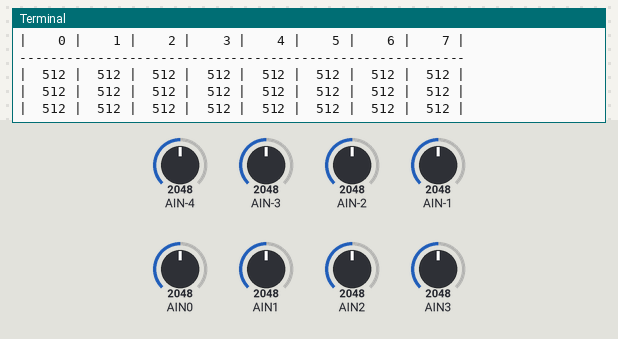
Recording of a program running on a simulated BeagleBone Black. Shown: the last lines printed to the terminal. Inputs (shaded band) come from the test bench; at power-on: AIN-4 = 2048, AIN-3 = 2048, AIN-2 = 2048, AIN-1 = 2048, AIN0 = 2048, AIN1 = 2048, AIN2 = 2048, AIN3 = 2048 (analog values on the 0–4095 scale).

Above: at 1.2 s.
1.3 s: AIN-4 set to 122
At 1.9 s:
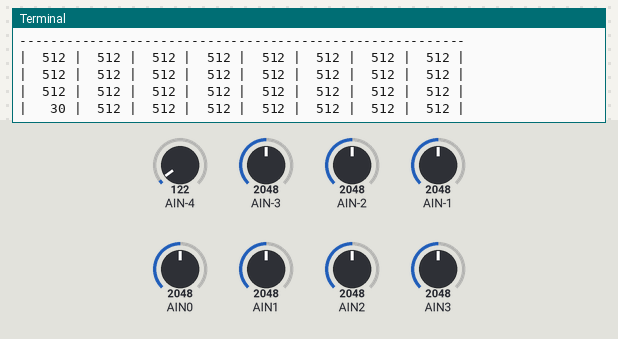
3.0 s: AIN-3 set to 122
At 3.4 s:
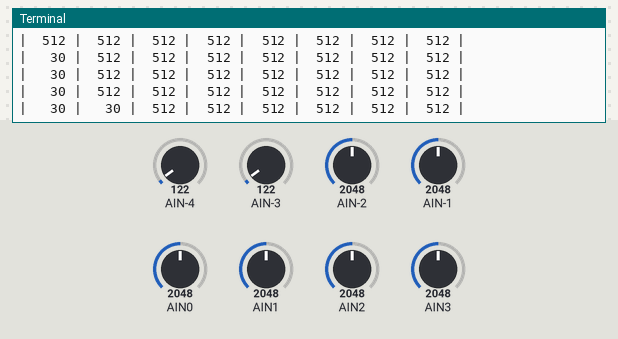
4.5 s: AIN-2 set to 122
At 4.9 s:
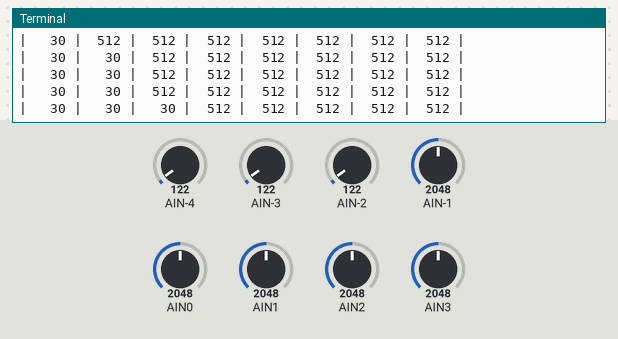
6.0 s: AIN-1 set to 122
At 6.4 s:
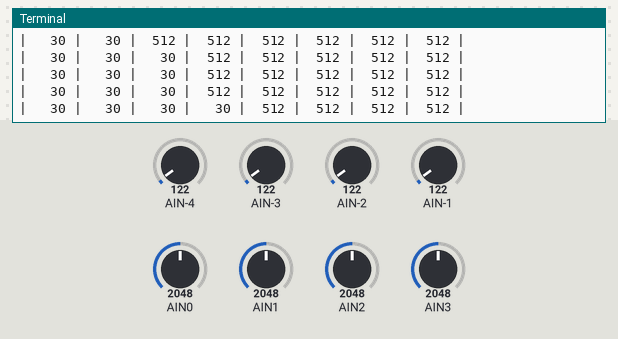
7.5 s: AIN0 set to 122
At 7.9 s:
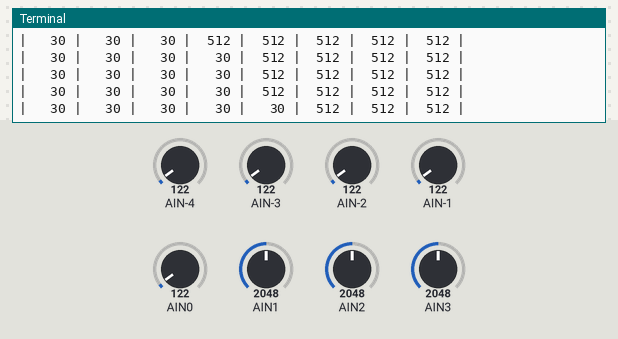
9.0 s: AIN1 set to 122
At 9.4 s:
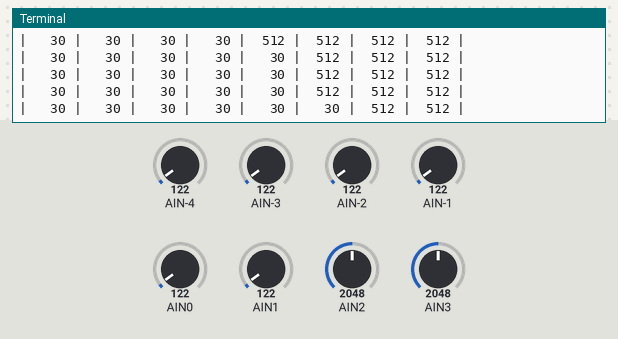

The program:

moisture.py
```python
#!/usr/bin/python3
"""Reading moisture data from MCP3008."""
import time

import Adafruit_GPIO.SPI as SPI
import Adafruit_MCP3008

# Make sure the spi are available `lsmod`
SPI_PORT   = 0
SPI_DEVICE = 0
mcp = Adafruit_MCP3008.MCP3008(spi=SPI.SpiDev(SPI_PORT, SPI_DEVICE))

print('Reading MCP3008 values, press Ctrl-C to quit...')
# Print nice channel column headers.
print('| {0:>4} | {1:>4} | {2:>4} | {3:>4} | {4:>4} | {5:>4} | {6:>4} | {7:>4} |'.format(*range(8)))
print('-' * 57)

while True:
    # Read all the ADC channel values in a list.
    values = [0]*8
    for i in range(8):
        # The read_adc function will get the value of the specified channel (0-7).
        values[i] = mcp.read_adc(i)
    # Print the ADC values.
    print('| {0:>4} | {1:>4} | {2:>4} | {3:>4} | {4:>4} | {5:>4} | {6:>4} | {7:>4} |'.format(*values))
    # Pause for half a second.
    time.sleep(0.5)
```

Measured:
- after the input at 1.3 s, the terminal: prints a new line after 0.21 s (image 1)
- after the input at 3.0 s, the terminal: prints a new line at once (image 2)
- after the input at 4.5 s, the terminal: prints a new line at once (image 3)
- after the input at 6.0 s, the terminal: prints a new line at once (image 4)
- after the input at 7.5 s, the terminal: prints a new line at once (image 5)
- after the input at 9.0 s, the terminal: prints a new line at once (image 6)
